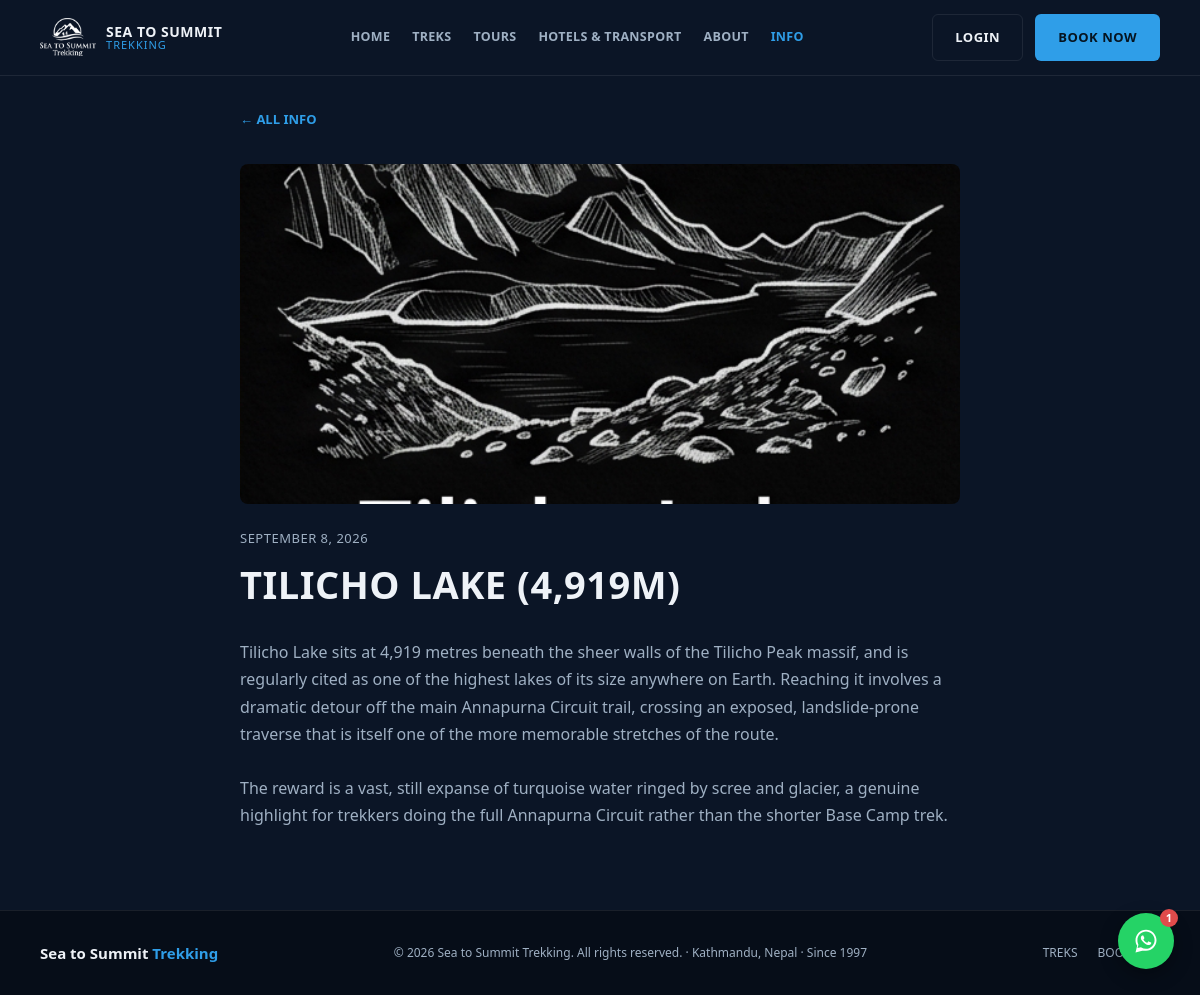
/post-detail.php?slug=tilicho-lake, run on the app's committed database.
### tables this page shows
CREATE TABLE posts (
    id INT AUTO_INCREMENT PRIMARY KEY,
    slug VARCHAR(150) NOT NULL UNIQUE,
    title VARCHAR(200) NOT NULL,
    excerpt VARCHAR(300) DEFAULT NULL,
    body TEXT NOT NULL,
    image_url VARCHAR(255) DEFAULT NULL,
    is_published TINYINT(1) NOT NULL DEFAULT 1,
    published_at DATE NOT NULL,
    created_at TIMESTAMP DEFAULT CURRENT_TIMESTAMP
);

### config.php (called while the page is built, shortened)
<?php
function h($str) {
    return htmlspecialchars($str ?? '', ENT_QUOTES, 'UTF-8');
}

### post-detail.php (the view, shortened to what this page needs)
<?php
require_once 'config.php';
$slug = $_GET['slug'] ?? '';
$stmt = $conn->prepare("SELECT * FROM posts WHERE slug = ? AND is_published = 1");
$stmt->bind_param('s', $slug);
$stmt->execute();
$post = $stmt->get_result()->fetch_assoc();
?>
<?php include 'includes/header.php'; ?>
<div class="detail-wrap" style="max-width:800px;">
    <a href="info.php" class="breadcrumb">&larr; ALL INFO</a>
    <?php if ($post['image_url']): ?>
        <div class="detail-gallery-main" style="height:340px;margin-top:20px;margin-bottom:24px;">
            <img src="<?= h($post['image_url']) ?>" alt="<?= h($post['title']) ?>">
        </div>
    <?php endif; ?>
    <div class="detail-top-meta"><?= date('F j, Y', strtotime($post['published_at'])) ?></div>
    <h1 style="font-size:38px;margin-bottom:24px;"><?= h($post['title']) ?></h1>
    <div class="rich-content" style="font-size:16px;">
        <?= nl2br($post['body']) ?>
    </div>
</div>
<?php include 'includes/footer.php'; ?>

### assets/css/style.css (style rules this page uses)
:root { --navy: #0b1526; --navy-2: #101d33; --navy-3: #16233b; --blue: #2f9ee8; --blue-dark: #1e6fb3; --red: #e04b4b; --text-light: #eef2f7; --text-muted: #9fb0c3; --border: rgba(255,255,255,0.08); --radius: 6px; }
* { box-sizing: border-box; }
body { margin: 0; font-family: 'Segoe UI', Arial, sans-serif; background: var(--navy); color: var(--text-light); line-height: 1.6; }
a { text-decoration: none; color: inherit; }
img { max-width: 100%; display: block; }
h1, h2, h3, h4 { font-family: 'Segoe UI', Arial, sans-serif; font-weight: 800; text-transform: uppercase; letter-spacing: 0.5px; margin: 0; }
.breadcrumb { color: var(--blue); font-size: 13px; font-weight: 600; margin-bottom: 14px; display: inline-block; }
.detail-wrap { max-width: 1200px; margin: 0 auto; padding: 30px 40px 80px; }
.detail-gallery-main { position: relative; border-radius: 8px; overflow: hidden; height: 460px; }
.detail-gallery-main img { width: 100%; height: 100%; object-fit: cover; }
.detail-top-meta { color: var(--text-muted); font-size: 13px; letter-spacing: 0.5px; margin-bottom: 6px; text-transform: uppercase; }
.rich-content { color: var(--text-muted); font-size: 15px; line-height: 1.7; text-transform: none; }

### data on the page
posts: image_url (picture), published_at "SEPTEMBER 8, 2026", title "TILICHO LAKE (4,919M)", body "Tilicho Lake sits at 4,919 metres beneath the sheer walls of the Tilicho Peak massif, and is regularly cited as one of the highest lakes of its size anywhere on Earth. Reaching it involves a dramatic detour off the main Annapurna Circuit trail, crossing an exposed, landslide-prone traverse that is itself one of the more memorable stretches of the route. The reward is a vast, still expanse of turquoise water ringed by scree and glacier, a genuine highlight for trekkers doing the full Annapurna Circuit rather than the shorter Base Camp trek."

### other printed values
get_setting('site_name', 'Sea to Summit') "SEA TO SUMMIT"
get_setting('site_name_sub', 'Trekking') "TREKKING"
get_setting('site_name', 'Sea to Summit') "Sea to Summit"
get_setting('site_name_sub', 'Trekking') "Trekking"
get_setting('footer_extra', 'Kathmandu, Nepal &middot; Since 1997') "Kathmandu, Nepal · Since 1997"
